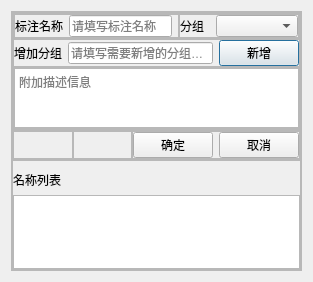
<?xml version="1.0" encoding="UTF-8"?>
<ui version="4.0">
 <class>Dialog</class>
 <widget class="QDialog" name="Dialog">
  <property name="geometry">
   <rect>
    <x>0</x>
    <y>0</y>
    <width>309</width>
    <height>271</height>
   </rect>
  </property>
  <property name="windowTitle">
   <string>标注名称</string>
  </property>
  <layout class="QVBoxLayout" name="verticalLayout">
   <item>
    <widget class="QFrame" name="frame_main">
     <property name="frameShape">
      <enum>QFrame::Shape::StyledPanel</enum>
     </property>
     <property name="frameShadow">
      <enum>QFrame::Shadow::Raised</enum>
     </property>
     <layout class="QVBoxLayout" name="verticalLayout_2">
      <property name="spacing">
       <number>0</number>
      </property>
      <property name="leftMargin">
       <number>0</number>
      </property>
      <property name="topMargin">
       <number>0</number>
      </property>
      <property name="rightMargin">
       <number>0</number>
      </property>
      <property name="bottomMargin">
       <number>0</number>
      </property>
      <item>
       <widget class="QFrame" name="frame_top">
        <property name="maximumSize">
         <size>
          <width>16777215</width>
          <height>120</height>
         </size>
        </property>
        <property name="frameShape">
         <enum>QFrame::Shape::StyledPanel</enum>
        </property>
        <property name="frameShadow">
         <enum>QFrame::Shadow::Raised</enum>
        </property>
        <layout class="QVBoxLayout" name="verticalLayout_3">
         <property name="spacing">
          <number>0</number>
         </property>
         <property name="leftMargin">
          <number>0</number>
         </property>
         <property name="topMargin">
          <number>0</number>
         </property>
         <property name="rightMargin">
          <number>0</number>
         </property>
         <property name="bottomMargin">
          <number>0</number>
         </property>
         <item>
          <widget class="QFrame" name="frame_t_top">
           <property name="frameShape">
            <enum>QFrame::Shape::StyledPanel</enum>
           </property>
           <property name="frameShadow">
            <enum>QFrame::Shadow::Raised</enum>
           </property>
           <layout class="QHBoxLayout" name="horizontalLayout">
            <property name="spacing">
             <number>0</number>
            </property>
            <property name="leftMargin">
             <number>0</number>
            </property>
            <property name="topMargin">
             <number>0</number>
            </property>
            <property name="rightMargin">
             <number>0</number>
            </property>
            <property name="bottomMargin">
             <number>0</number>
            </property>
            <item>
             <widget class="QFrame" name="frame_t_t_left">
              <property name="minimumSize">
               <size>
                <width>165</width>
                <height>0</height>
               </size>
              </property>
              <property name="frameShape">
               <enum>QFrame::Shape::StyledPanel</enum>
              </property>
              <property name="frameShadow">
               <enum>QFrame::Shadow::Raised</enum>
              </property>
              <layout class="QHBoxLayout" name="horizontalLayout_2">
               <property name="spacing">
                <number>6</number>
               </property>
               <property name="leftMargin">
                <number>0</number>
               </property>
               <property name="topMargin">
                <number>0</number>
               </property>
               <property name="rightMargin">
                <number>6</number>
               </property>
               <property name="bottomMargin">
                <number>0</number>
               </property>
               <item>
                <widget class="QLabel" name="label_name">
                 <property name="text">
                  <string>标注名称</string>
                 </property>
                </widget>
               </item>
               <item>
                <widget class="QLineEdit" name="lineEdit_name">
                 <property name="placeholderText">
                  <string>请填写标注名称</string>
                 </property>
                </widget>
               </item>
              </layout>
             </widget>
            </item>
            <item>
             <widget class="QFrame" name="frame_t_t_right">
              <property name="minimumSize">
               <size>
                <width>120</width>
                <height>0</height>
               </size>
              </property>
              <property name="frameShape">
               <enum>QFrame::Shape::StyledPanel</enum>
              </property>
              <property name="frameShadow">
               <enum>QFrame::Shadow::Raised</enum>
              </property>
              <layout class="QHBoxLayout" name="horizontalLayout_3">
               <property name="leftMargin">
                <number>0</number>
               </property>
               <property name="topMargin">
                <number>0</number>
               </property>
               <property name="rightMargin">
                <number>0</number>
               </property>
               <property name="bottomMargin">
                <number>0</number>
               </property>
               <item>
                <widget class="QLabel" name="label_group">
                 <property name="maximumSize">
                  <size>
                   <width>30</width>
                   <height>16777215</height>
                  </size>
                 </property>
                 <property name="text">
                  <string>分组</string>
                 </property>
                </widget>
               </item>
               <item>
                <widget class="QComboBox" name="comboBox_group"/>
               </item>
              </layout>
             </widget>
            </item>
           </layout>
          </widget>
         </item>
         <item>
          <widget class="QFrame" name="frame_t_center">
           <property name="frameShape">
            <enum>QFrame::Shape::StyledPanel</enum>
           </property>
           <property name="frameShadow">
            <enum>QFrame::Shadow::Raised</enum>
           </property>
           <layout class="QHBoxLayout" name="horizontalLayout_4">
            <property name="leftMargin">
             <number>0</number>
            </property>
            <property name="topMargin">
             <number>0</number>
            </property>
            <property name="rightMargin">
             <number>0</number>
            </property>
            <property name="bottomMargin">
             <number>0</number>
            </property>
            <item>
             <widget class="QLabel" name="label_group_add">
              <property name="text">
               <string>增加分组</string>
              </property>
             </widget>
            </item>
            <item>
             <widget class="QLineEdit" name="lineEdit_group_add">
              <property name="placeholderText">
               <string>请填写需要新增的分组名称</string>
              </property>
             </widget>
            </item>
            <item>
             <widget class="QPushButton" name="pushButton_group_add">
              <property name="text">
               <string>新增</string>
              </property>
             </widget>
            </item>
           </layout>
          </widget>
         </item>
         <item>
          <widget class="QFrame" name="frame_t_bottom">
           <property name="maximumSize">
            <size>
             <width>16777215</width>
             <height>70</height>
            </size>
           </property>
           <property name="frameShape">
            <enum>QFrame::Shape::StyledPanel</enum>
           </property>
           <property name="frameShadow">
            <enum>QFrame::Shadow::Raised</enum>
           </property>
           <layout class="QVBoxLayout" name="verticalLayout_5">
            <property name="spacing">
             <number>0</number>
            </property>
            <property name="leftMargin">
             <number>0</number>
            </property>
            <property name="topMargin">
             <number>0</number>
            </property>
            <property name="rightMargin">
             <number>0</number>
            </property>
            <property name="bottomMargin">
             <number>0</number>
            </property>
            <item>
             <widget class="QTextEdit" name="textEdit_info">
              <property name="minimumSize">
               <size>
                <width>0</width>
                <height>60</height>
               </size>
              </property>
              <property name="maximumSize">
               <size>
                <width>16777215</width>
                <height>60</height>
               </size>
              </property>
              <property name="placeholderText">
               <string>附加描述信息</string>
              </property>
             </widget>
            </item>
           </layout>
          </widget>
         </item>
        </layout>
       </widget>
      </item>
      <item>
       <widget class="QFrame" name="frame_center">
        <property name="maximumSize">
         <size>
          <width>16777215</width>
          <height>30</height>
         </size>
        </property>
        <property name="frameShape">
         <enum>QFrame::Shape::StyledPanel</enum>
        </property>
        <property name="frameShadow">
         <enum>QFrame::Shadow::Raised</enum>
        </property>
        <layout class="QHBoxLayout" name="horizontalLayout_5">
         <property name="spacing">
          <number>0</number>
         </property>
         <property name="leftMargin">
          <number>0</number>
         </property>
         <property name="topMargin">
          <number>0</number>
         </property>
         <property name="rightMargin">
          <number>0</number>
         </property>
         <property name="bottomMargin">
          <number>0</number>
         </property>
         <item>
          <widget class="QFrame" name="frame_c_left">
           <property name="frameShape">
            <enum>QFrame::Shape::StyledPanel</enum>
           </property>
           <property name="frameShadow">
            <enum>QFrame::Shadow::Raised</enum>
           </property>
          </widget>
         </item>
         <item>
          <widget class="QFrame" name="frame_c_center">
           <property name="frameShape">
            <enum>QFrame::Shape::StyledPanel</enum>
           </property>
           <property name="frameShadow">
            <enum>QFrame::Shadow::Raised</enum>
           </property>
          </widget>
         </item>
         <item>
          <widget class="QFrame" name="frame_c_right">
           <property name="frameShape">
            <enum>QFrame::Shape::StyledPanel</enum>
           </property>
           <property name="frameShadow">
            <enum>QFrame::Shadow::Raised</enum>
           </property>
           <layout class="QHBoxLayout" name="horizontalLayout_6">
            <property name="leftMargin">
             <number>0</number>
            </property>
            <property name="topMargin">
             <number>0</number>
            </property>
            <property name="rightMargin">
             <number>0</number>
            </property>
            <property name="bottomMargin">
             <number>0</number>
            </property>
            <item>
             <widget class="QPushButton" name="pushButton_ok">
              <property name="text">
               <string>确定</string>
              </property>
              <property name="icon">
               <iconset resource="资源.qrc">
                <normaloff>:/img/resources/imgs/mti-确定.png</normaloff>:/img/resources/imgs/mti-确定.png</iconset>
              </property>
             </widget>
            </item>
            <item>
             <widget class="QPushButton" name="pushButton_cancel">
              <property name="text">
               <string>取消</string>
              </property>
              <property name="icon">
               <iconset resource="资源.qrc">
                <normaloff>:/img/resources/imgs/取消.png</normaloff>:/img/resources/imgs/取消.png</iconset>
              </property>
             </widget>
            </item>
           </layout>
          </widget>
         </item>
        </layout>
       </widget>
      </item>
      <item>
       <widget class="QFrame" name="frame_bottom">
        <property name="minimumSize">
         <size>
          <width>0</width>
          <height>110</height>
         </size>
        </property>
        <property name="frameShape">
         <enum>QFrame::Shape::StyledPanel</enum>
        </property>
        <property name="frameShadow">
         <enum>QFrame::Shadow::Raised</enum>
        </property>
        <layout class="QVBoxLayout" name="verticalLayout_4">
         <property name="spacing">
          <number>6</number>
         </property>
         <property name="leftMargin">
          <number>0</number>
         </property>
         <property name="topMargin">
          <number>10</number>
         </property>
         <property name="rightMargin">
          <number>0</number>
         </property>
         <property name="bottomMargin">
          <number>0</number>
         </property>
         <item>
          <widget class="QLabel" name="label_name_list">
           <property name="text">
            <string>名称列表</string>
           </property>
          </widget>
         </item>
         <item>
          <widget class="QListWidget" name="listWidget_name_list"/>
         </item>
        </layout>
       </widget>
      </item>
     </layout>
    </widget>
   </item>
  </layout>
 </widget>
 <resources>
  <include location="资源.qrc"/>
 </resources>
 <connections/>
</ui>
